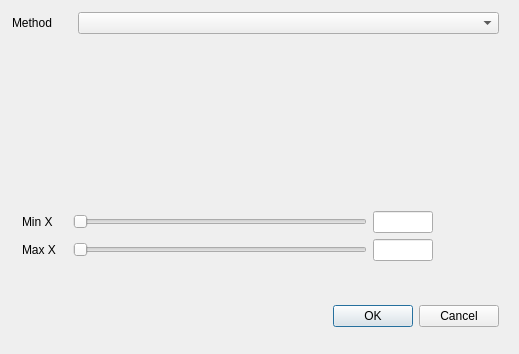
<?xml version="1.0" encoding="UTF-8"?>
<ui version="4.0">
 <class>RatingMethodDialog</class>
 <widget class="QDialog" name="RatingMethodDialog">
  <property name="geometry">
   <rect>
    <x>0</x>
    <y>0</y>
    <width>519</width>
    <height>354</height>
   </rect>
  </property>
  <property name="windowTitle">
   <string>Select Rating Method</string>
  </property>
  <widget class="QWidget" name="">
   <property name="geometry">
    <rect>
     <x>0</x>
     <y>0</y>
     <width>511</width>
     <height>341</height>
    </rect>
   </property>
   <layout class="QVBoxLayout" name="mainLayout">
    <property name="leftMargin">
     <number>12</number>
    </property>
    <property name="topMargin">
     <number>12</number>
    </property>
    <property name="rightMargin">
     <number>12</number>
    </property>
    <property name="bottomMargin">
     <number>14</number>
    </property>
    <item>
     <layout class="QHBoxLayout" name="horizontalLayout">
      <item>
       <widget class="QLabel" name="label">
        <property name="minimumSize">
         <size>
          <width>60</width>
          <height>0</height>
         </size>
        </property>
        <property name="maximumSize">
         <size>
          <width>60</width>
          <height>16777215</height>
         </size>
        </property>
        <property name="text">
         <string>Method</string>
        </property>
       </widget>
      </item>
      <item>
       <widget class="QComboBox" name="comboBox"/>
      </item>
     </layout>
    </item>
    <item>
     <widget class="QStackedWidget" name="stackedWidget">
      <property name="currentIndex">
       <number>2</number>
      </property>
      <widget class="QWidget" name="globalTx"/>
      <widget class="QWidget" name="globalRx"/>
      <widget class="QWidget" name="customUnary">
       <widget class="QWidget" name="">
        <property name="geometry">
         <rect>
          <x>10</x>
          <y>0</y>
          <width>411</width>
          <height>221</height>
         </rect>
        </property>
        <layout class="QVBoxLayout" name="P3Layout" stretch="1,0,0">
         <item>
          <widget class="QWidget" name="unaryWidget" native="true"/>
         </item>
         <item>
          <layout class="QHBoxLayout" name="P3Layout1">
           <item>
            <widget class="QLabel" name="lblUnaryMinX">
             <property name="minimumSize">
              <size>
               <width>45</width>
               <height>0</height>
              </size>
             </property>
             <property name="maximumSize">
              <size>
               <width>45</width>
               <height>16777215</height>
              </size>
             </property>
             <property name="text">
              <string>Min X</string>
             </property>
            </widget>
           </item>
           <item>
            <widget class="QSlider" name="sldUnaryMinX">
             <property name="orientation">
              <enum>Qt::Horizontal</enum>
             </property>
            </widget>
           </item>
           <item>
            <widget class="QLineEdit" name="txtUnaryMinX">
             <property name="minimumSize">
              <size>
               <width>60</width>
               <height>0</height>
              </size>
             </property>
             <property name="maximumSize">
              <size>
               <width>60</width>
               <height>16777215</height>
              </size>
             </property>
            </widget>
           </item>
          </layout>
         </item>
         <item>
          <layout class="QHBoxLayout" name="P3Layout2">
           <item>
            <widget class="QLabel" name="lblUnaryMaxX">
             <property name="minimumSize">
              <size>
               <width>45</width>
               <height>0</height>
              </size>
             </property>
             <property name="maximumSize">
              <size>
               <width>45</width>
               <height>16777215</height>
              </size>
             </property>
             <property name="text">
              <string>Max X</string>
             </property>
            </widget>
           </item>
           <item>
            <widget class="QSlider" name="sldUnaryMaxX">
             <property name="orientation">
              <enum>Qt::Horizontal</enum>
             </property>
            </widget>
           </item>
           <item>
            <widget class="QLineEdit" name="txtUnaryMaxX">
             <property name="minimumSize">
              <size>
               <width>60</width>
               <height>0</height>
              </size>
             </property>
             <property name="maximumSize">
              <size>
               <width>60</width>
               <height>16777215</height>
              </size>
             </property>
            </widget>
           </item>
          </layout>
         </item>
        </layout>
       </widget>
      </widget>
      <widget class="QWidget" name="customBinary">
       <widget class="QWidget" name="">
        <property name="geometry">
         <rect>
          <x>0</x>
          <y>0</y>
          <width>471</width>
          <height>274</height>
         </rect>
        </property>
        <layout class="QVBoxLayout" name="P4Layout">
         <item>
          <layout class="QHBoxLayout" name="P4Layout1" stretch="1,0">
           <item>
            <widget class="QWidget" name="binaryWidget" native="true">
             <property name="minimumSize">
              <size>
               <width>191</width>
               <height>0</height>
              </size>
             </property>
            </widget>
           </item>
           <item>
            <layout class="QVBoxLayout" name="P4Layout11">
             <item>
              <layout class="QHBoxLayout" name="P4Layout111">
               <item>
                <widget class="QLabel" name="lblBaseLine">
                 <property name="maximumSize">
                  <size>
                   <width>72</width>
                   <height>16777215</height>
                  </size>
                 </property>
                 <property name="font">
                  <font>
                   <family>Sans Serif</family>
                   <weight>75</weight>
                   <bold>true</bold>
                  </font>
                 </property>
                 <property name="text">
                  <string>Base line</string>
                 </property>
                </widget>
               </item>
               <item>
                <widget class="Line" name="hlP4">
                 <property name="orientation">
                  <enum>Qt::Horizontal</enum>
                 </property>
                </widget>
               </item>
              </layout>
             </item>
             <item>
              <layout class="QHBoxLayout" name="P4Layout112">
               <item>
                <widget class="QListView" name="lstBaseLine">
                 <property name="minimumSize">
                  <size>
                   <width>100</width>
                   <height>0</height>
                  </size>
                 </property>
                 <property name="maximumSize">
                  <size>
                   <width>100</width>
                   <height>16777215</height>
                  </size>
                 </property>
                </widget>
               </item>
               <item>
                <layout class="QVBoxLayout" name="P4Layout1121">
                 <item>
                  <widget class="QPushButton" name="btnInsertAbove">
                   <property name="text">
                    <string>Insert Above</string>
                   </property>
                  </widget>
                 </item>
                 <item>
                  <widget class="QPushButton" name="btnInsertBelow">
                   <property name="text">
                    <string>Insert Below</string>
                   </property>
                  </widget>
                 </item>
                 <item>
                  <widget class="QPushButton" name="btnDelete">
                   <property name="text">
                    <string>Delete</string>
                   </property>
                  </widget>
                 </item>
                 <item>
                  <spacer name="verticalSpacer">
                   <property name="orientation">
                    <enum>Qt::Vertical</enum>
                   </property>
                   <property name="sizeHint" stdset="0">
                    <size>
                     <width>20</width>
                     <height>40</height>
                    </size>
                   </property>
                  </spacer>
                 </item>
                </layout>
               </item>
              </layout>
             </item>
            </layout>
           </item>
          </layout>
         </item>
         <item>
          <layout class="QHBoxLayout" name="P4Layout2">
           <item>
            <widget class="QLabel" name="lblBinaryMinX">
             <property name="minimumSize">
              <size>
               <width>45</width>
               <height>0</height>
              </size>
             </property>
             <property name="maximumSize">
              <size>
               <width>45</width>
               <height>16777215</height>
              </size>
             </property>
             <property name="text">
              <string>Min X</string>
             </property>
            </widget>
           </item>
           <item>
            <widget class="QSlider" name="sldBinaryMinX">
             <property name="orientation">
              <enum>Qt::Horizontal</enum>
             </property>
            </widget>
           </item>
           <item>
            <widget class="QLineEdit" name="txtBinaryMinX">
             <property name="minimumSize">
              <size>
               <width>60</width>
               <height>0</height>
              </size>
             </property>
             <property name="maximumSize">
              <size>
               <width>60</width>
               <height>16777215</height>
              </size>
             </property>
            </widget>
           </item>
          </layout>
         </item>
         <item>
          <layout class="QHBoxLayout" name="P4Layout3">
           <item>
            <widget class="QLabel" name="lblBinaryMaxX">
             <property name="minimumSize">
              <size>
               <width>45</width>
               <height>0</height>
              </size>
             </property>
             <property name="maximumSize">
              <size>
               <width>45</width>
               <height>16777215</height>
              </size>
             </property>
             <property name="text">
              <string>Max X</string>
             </property>
            </widget>
           </item>
           <item>
            <widget class="QSlider" name="sldBinaryMaxX">
             <property name="orientation">
              <enum>Qt::Horizontal</enum>
             </property>
            </widget>
           </item>
           <item>
            <widget class="QLineEdit" name="txtBinaryMaxX">
             <property name="minimumSize">
              <size>
               <width>60</width>
               <height>0</height>
              </size>
             </property>
             <property name="maximumSize">
              <size>
               <width>60</width>
               <height>16777215</height>
              </size>
             </property>
            </widget>
           </item>
          </layout>
         </item>
         <item>
          <layout class="QHBoxLayout" name="P4Layout4">
           <item>
            <widget class="QLabel" name="lblBinaryMinY">
             <property name="minimumSize">
              <size>
               <width>45</width>
               <height>0</height>
              </size>
             </property>
             <property name="maximumSize">
              <size>
               <width>45</width>
               <height>16777215</height>
              </size>
             </property>
             <property name="text">
              <string>Min Y</string>
             </property>
            </widget>
           </item>
           <item>
            <widget class="QSlider" name="sldBinaryMinY">
             <property name="orientation">
              <enum>Qt::Horizontal</enum>
             </property>
            </widget>
           </item>
           <item>
            <widget class="QLineEdit" name="txtBinaryMinY">
             <property name="minimumSize">
              <size>
               <width>60</width>
               <height>0</height>
              </size>
             </property>
             <property name="maximumSize">
              <size>
               <width>60</width>
               <height>16777215</height>
              </size>
             </property>
            </widget>
           </item>
          </layout>
         </item>
         <item>
          <layout class="QHBoxLayout" name="P4Layout5">
           <item>
            <widget class="QLabel" name="lblBinaryMaxY">
             <property name="minimumSize">
              <size>
               <width>45</width>
               <height>0</height>
              </size>
             </property>
             <property name="maximumSize">
              <size>
               <width>45</width>
               <height>16777215</height>
              </size>
             </property>
             <property name="text">
              <string>Max Y</string>
             </property>
            </widget>
           </item>
           <item>
            <widget class="QSlider" name="sldBinaryMaxY">
             <property name="orientation">
              <enum>Qt::Horizontal</enum>
             </property>
            </widget>
           </item>
           <item>
            <widget class="QLineEdit" name="txtBinaryMaxY">
             <property name="minimumSize">
              <size>
               <width>60</width>
               <height>0</height>
              </size>
             </property>
             <property name="maximumSize">
              <size>
               <width>60</width>
               <height>16777215</height>
              </size>
             </property>
            </widget>
           </item>
          </layout>
         </item>
        </layout>
       </widget>
      </widget>
     </widget>
    </item>
    <item>
     <widget class="QDialogButtonBox" name="buttonBox">
      <property name="orientation">
       <enum>Qt::Horizontal</enum>
      </property>
      <property name="standardButtons">
       <set>QDialogButtonBox::Cancel|QDialogButtonBox::Ok</set>
      </property>
     </widget>
    </item>
   </layout>
  </widget>
 </widget>
 <resources/>
 <connections>
  <connection>
   <sender>buttonBox</sender>
   <signal>accepted()</signal>
   <receiver>RatingMethodDialog</receiver>
   <slot>accept()</slot>
   <hints>
    <hint type="sourcelabel">
     <x>248</x>
     <y>254</y>
    </hint>
    <hint type="destinationlabel">
     <x>157</x>
     <y>274</y>
    </hint>
   </hints>
  </connection>
  <connection>
   <sender>buttonBox</sender>
   <signal>rejected()</signal>
   <receiver>RatingMethodDialog</receiver>
   <slot>reject()</slot>
   <hints>
    <hint type="sourcelabel">
     <x>316</x>
     <y>260</y>
    </hint>
    <hint type="destinationlabel">
     <x>286</x>
     <y>274</y>
    </hint>
   </hints>
  </connection>
 </connections>
</ui>
